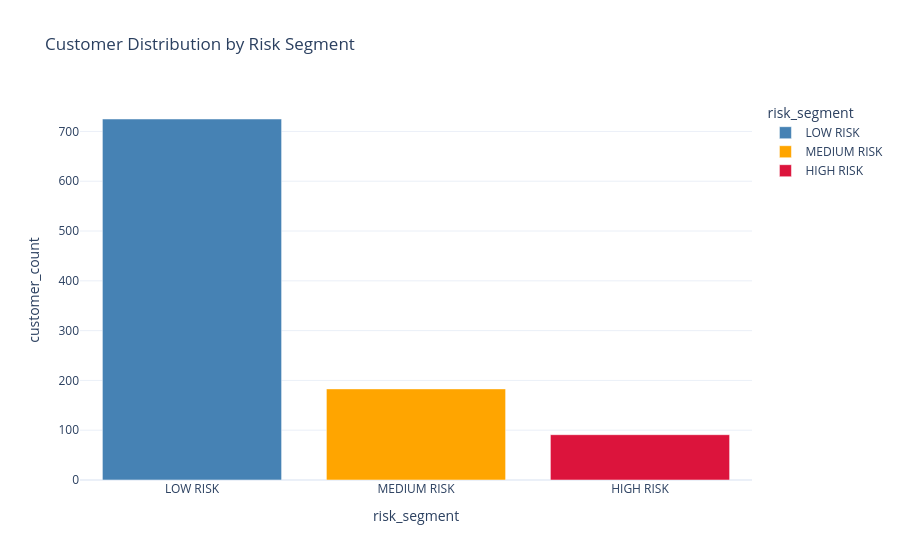

Notebook code for this chart:
### Markdown cell above
## SQL Analysis 3 — Risk Segments with CTEs

### Code cell
query3 = '''
WITH customer_stats AS (
    SELECT
        cc_num,
        COUNT(*) AS txn_count,
        ROUND(AVG(amt), 2) AS avg_amount,
        ROUND(MAX(amt), 2) AS max_amount,
        SUM(is_fraud) AS fraud_count,
        ROUND(AVG(is_fraud)*100, 2) AS fraud_rate_pct,
        SUM(CASE WHEN hour BETWEEN 0 AND 5 THEN 1 ELSE 0 END) AS late_night_txns,
        COUNT(DISTINCT category) AS unique_categories,
        COUNT(DISTINCT state) AS unique_states
    FROM transactions
    GROUP BY cc_num
),
risk_labels AS (
    SELECT *,
        CASE
            WHEN fraud_rate_pct > 5 THEN 'HIGH RISK'
            WHEN fraud_rate_pct > 1 THEN 'MEDIUM RISK'
            ELSE 'LOW RISK'
        END AS risk_segment
    FROM customer_stats
)
SELECT
    risk_segment,
    COUNT(*) AS customer_count,
    ROUND(AVG(txn_count), 1) AS avg_txns,
    ROUND(AVG(avg_amount), 2) AS avg_spend,
    ROUND(AVG(late_night_txns), 1) AS avg_late_night,
    ROUND(AVG(unique_states), 2) AS avg_states
FROM risk_labels
GROUP BY risk_segment
ORDER BY customer_count DESC
'''
risk_segments = pd.read_sql(query3, conn)
print('Customer Risk Segmentation:')
print(risk_segments.to_string(index=False))

fig = px.bar(risk_segments, x='risk_segment', y='customer_count',
             title='Customer Distribution by Risk Segment',
             color='risk_segment',
             color_discrete_map={'HIGH RISK':'crimson','MEDIUM RISK':'orange','LOW RISK':'steelblue'})
fig.update_layout(template='plotly_white')
fig.show()

### Figure 1 — Plotly figure (JSON) as saved in the notebook; plotly's stock layout.template omitted (floating-point values rounded to 4 significant figures)
{"data": [{"hovertemplate": "risk_segment=%{x}<br>customer_count=%{y}<extra></extra>", "legendgroup": "LOW RISK", "marker": {"color": "steelblue", "pattern": {"shape": ""}}, "name": "LOW RISK", "orientation": "v", "showlegend": true, "textposition": "auto", "type": "bar", "x": ["LOW RISK"], "xaxis": "x", "y": [725], "yaxis": "y"}, {"hovertemplate": "risk_segment=%{x}<br>customer_count=%{y}<extra></extra>", "legendgroup": "MEDIUM RISK", "marker": {"color": "orange", "pattern": {"shape": ""}}, "name": "MEDIUM RISK", "orientation": "v", "showlegend": true, "textposition": "auto", "type": "bar", "x": ["MEDIUM RISK"], "xaxis": "x", "y": [183], "yaxis": "y"}, {"hovertemplate": "risk_segment=%{x}<br>customer_count=%{y}<extra></extra>", "legendgroup": "HIGH RISK", "marker": {"color": "crimson", "pattern": {"shape": ""}}, "name": "HIGH RISK", "orientation": "v", "showlegend": true, "textposition": "auto", "type": "bar", "x": ["HIGH RISK"], "xaxis": "x", "y": [91], "yaxis": "y"}], "layout": {"barmode": "relative", "legend": {"title": {"text": "risk_segment"}, "tracegroupgap": 0}, "title": {"text": "Customer Distribution by Risk Segment"}, "xaxis": {"anchor": "y", "categoryarray": ["LOW RISK", "MEDIUM RISK", "HIGH RISK"], "categoryorder": "array", "domain": [0, 1], "title": {"text": "risk_segment"}}, "yaxis": {"anchor": "x", "domain": [0, 1], "title": {"text": "customer_count"}}}}
